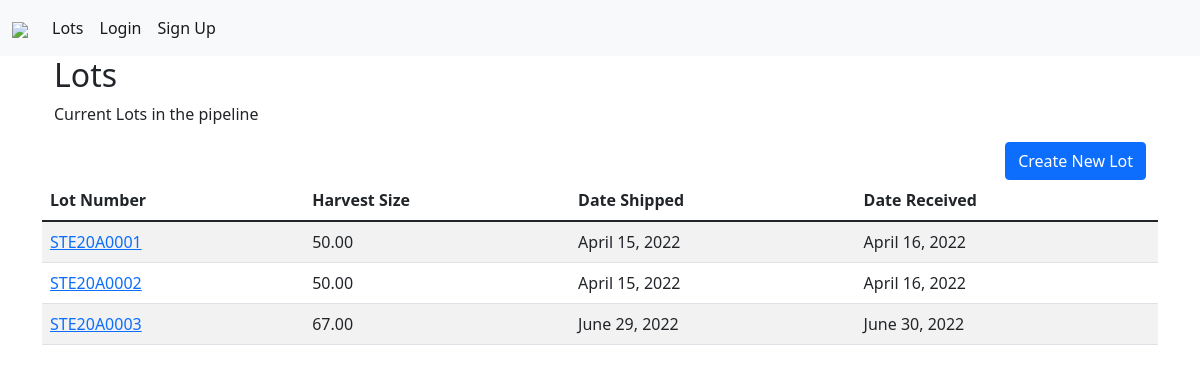
The page /lots/ on the database its author committed.
### lots/models.py (models this page shows, shortened)
class Lot(models.Model):
    lot_number = models.CharField(max_length=10, unique=True)
    slug = models.SlugField(allow_unicode=True, unique=True)
    harvest_size = models.DecimalField(max_digits=6, decimal_places=2)
    date_shipped = models.DateField()
    date_received = models.DateField()
    class Meta:
        ordering = ['lot_number']
    pass

### lots/views.py (the view)
# urls.py: path('',views.ListLot.as_view(), name='all'),
class ListLot(generic.ListView):
    model = Lot

### lots/templates/lots/lot_list.html (shortened to what this page needs)
{% extends 'lots/lots_base.html' %}
{% block prelot %}
<div class="col-md-4">
  <div class="content">
    <h2>Lots</h2>
    <p>Current Lots in the pipeline </p>
  </div>
</div>
<div class="d-grid gap2 d-md-flex justify-content-md-end">
  <a href="{% url 'lots:create' %}" class='btn btn-md btn-fill btn-primary'>Create New Lot</a>
</div>
{% endblock %}
{% block lot_content %}
<table class = 'table table-striped'>
  <thead>
    <tr>
      <th>Lot Number</th>
      <th>Harvest Size</th>
      <th>Date Shipped</th>
      <th>Date Received</th>
    </tr>
  </thead>
  <tbody>
    <tr>
      {% for object in object_list %}
          <td><a href="#">{{object.lot_number}}</a></td>
          <td>{{object.harvest_size}}</td>
          <td>{{object.date_shipped}}</td>
          <td>{{object.date_received}}</td>
    </tr>
    {% endfor %}
  </tbody>
</table>
{% endblock %}

### lots/templates/lots/lots_base.html (shortened to what this page needs)
{% extends 'base.html' %}
{% block content %}
<div class="container">
  <div class="row">
    {% block prelot %}{% endblock %}
    {% block lot_content %}{% endblock %}
  </div>
</div>
{% endblock %}

### templates/base.html (shortened to what this page needs)
<!DOCTYPE html>
{% load static %}
<html lang="en" dir="ltr">
  <head>
    <link rel="stylesheet" href="{% static 'PTE_Forms/css/master.css'%}">
    <link href="https://cdn.jsdelivr.net/npm/bootstrap@5.1.3/dist/css/bootstrap.min.css" rel="stylesheet">
  </head>
  <body>
    <nav class="navbar navbar-expand-lg navbar-light bg-light">
      <div class="container-fluid">
    <a class='navbar-brand' href="{% url 'home' %}"><img src="https://marketexclusive.com/wp-content/uploads/2017/02/PolarityTE-Logo.png" height='50'></a>
    <div class="collapse navbar-collapse" id="navbarNavAltMarkup">
      <div class="navbar-nav">
        {% if user.is_authenticated %}
          <a class="nav-link active" aria-current="page" href="{% url 'lots:all' %}">Lots</a>
          <li class="nav-item dropdown">
            <a class="nav-link dropdown-toggle" href="#" id="navbarDropdown" role="button" data-bs-toggle="dropdown" aria-expanded="false">
              Forms
            </a>
            <ul class="dropdown-menu" aria-labelledby="navbarDropdown">
              <li><a class="dropdown-item" href="#">Gram Stain</a></li>
              <li><a class="dropdown-item" href="#">Processing Room</a></li>
              <li><a class="dropdown-item" href="#">Harvest Skin Quality Score</a></li>
            </ul>
          </li>
          <a class="nav-link" href="{% url 'accounts:logout' %}">Log Out</a>
        {% else %}
            <a class="nav-link active" aria-current="page" href="{% url 'lots:all' %}">Lots</a>
            <a class="nav-link active" aria-current="page" href="{% url 'accounts:login' %}">Login</a>
            <a class="nav-link active" aria-current="page" href="{% url 'accounts:signup' %}">Sign Up</a>
        {% endif %}
      </div>
    </div>
  </div>
</nav>
    <div class="container mycontent">
      {% block content %}
      {% endblock %}
    </div>
  </body>
</html>

### static/PTE_Forms/css/master.css (style rules this page uses)
.navbar { background: #213571; }

### rows shown on the page
Lot: lot_number "STE20A0001", harvest_size "50.00", date_shipped "April 15, 2022", date_received "April 16, 2022"
Lot: lot_number "STE20A0002", harvest_size "50.00", date_shipped "April 15, 2022", date_received "April 16, 2022"
Lot: lot_number "STE20A0003", harvest_size "67.00", date_shipped "June 29, 2022", date_received "June 30, 2022"
